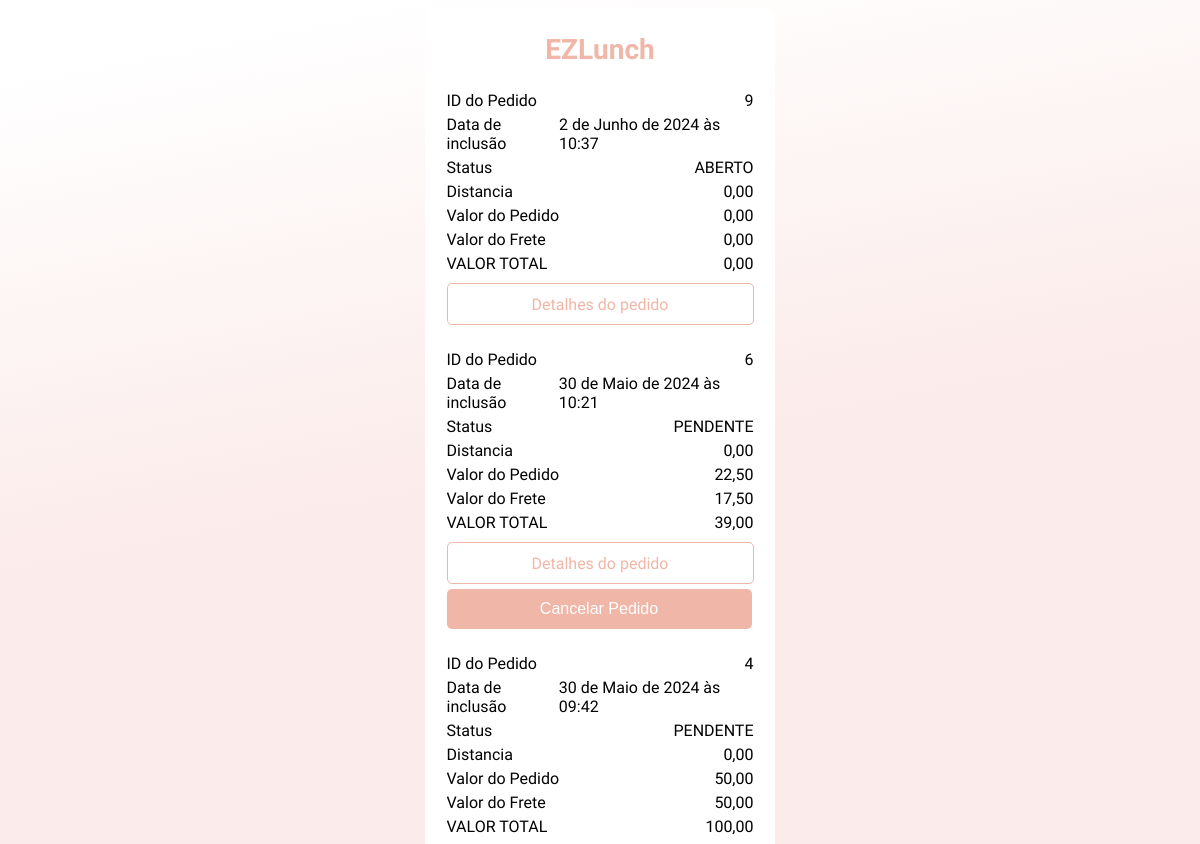
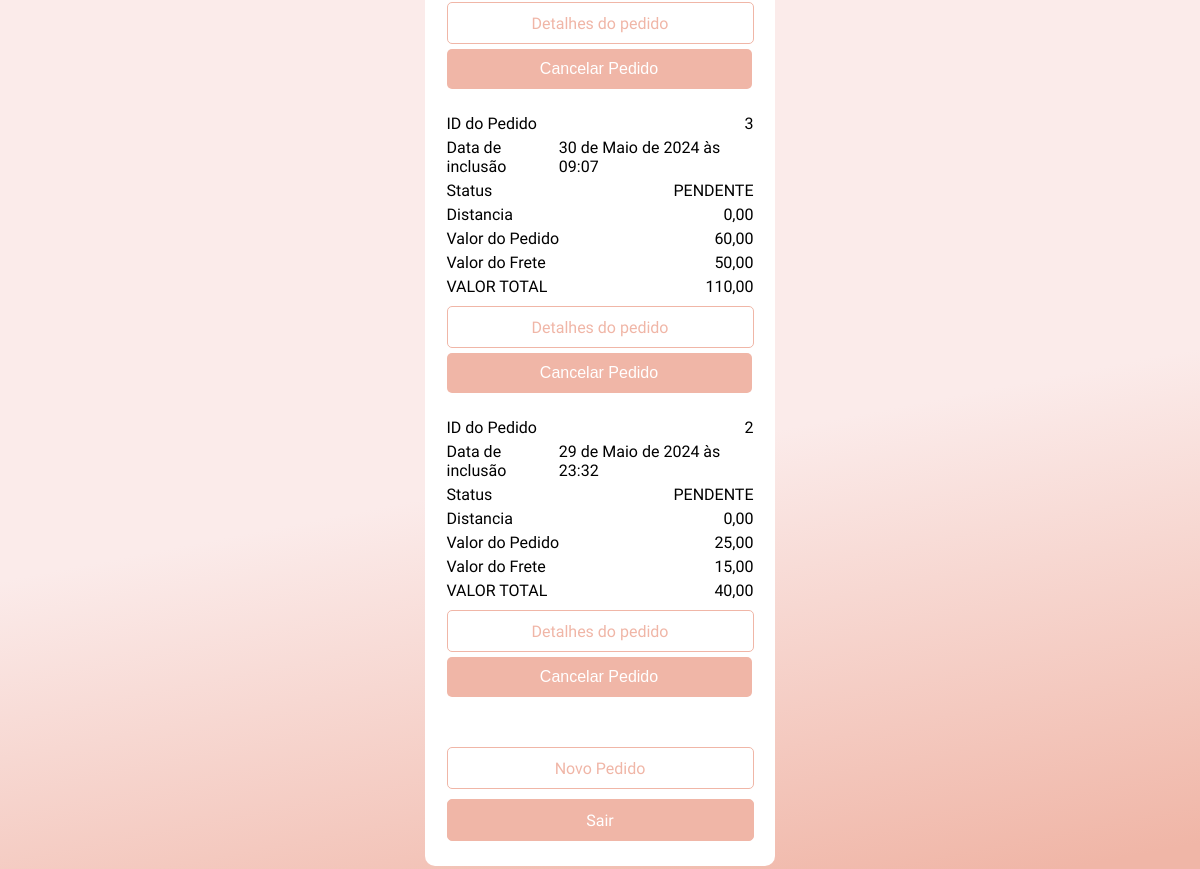
Before: / (signed in) with the older database file (2 pictures, top to bottom).
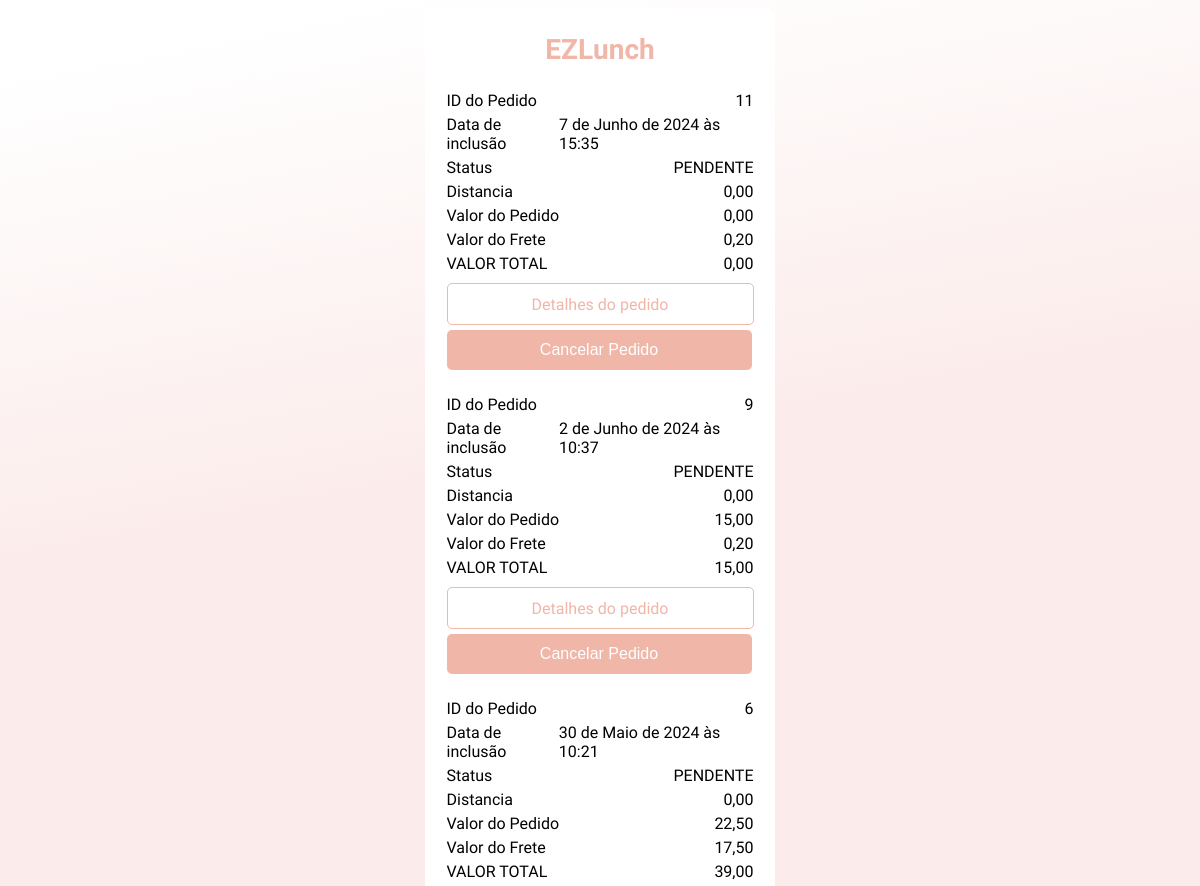
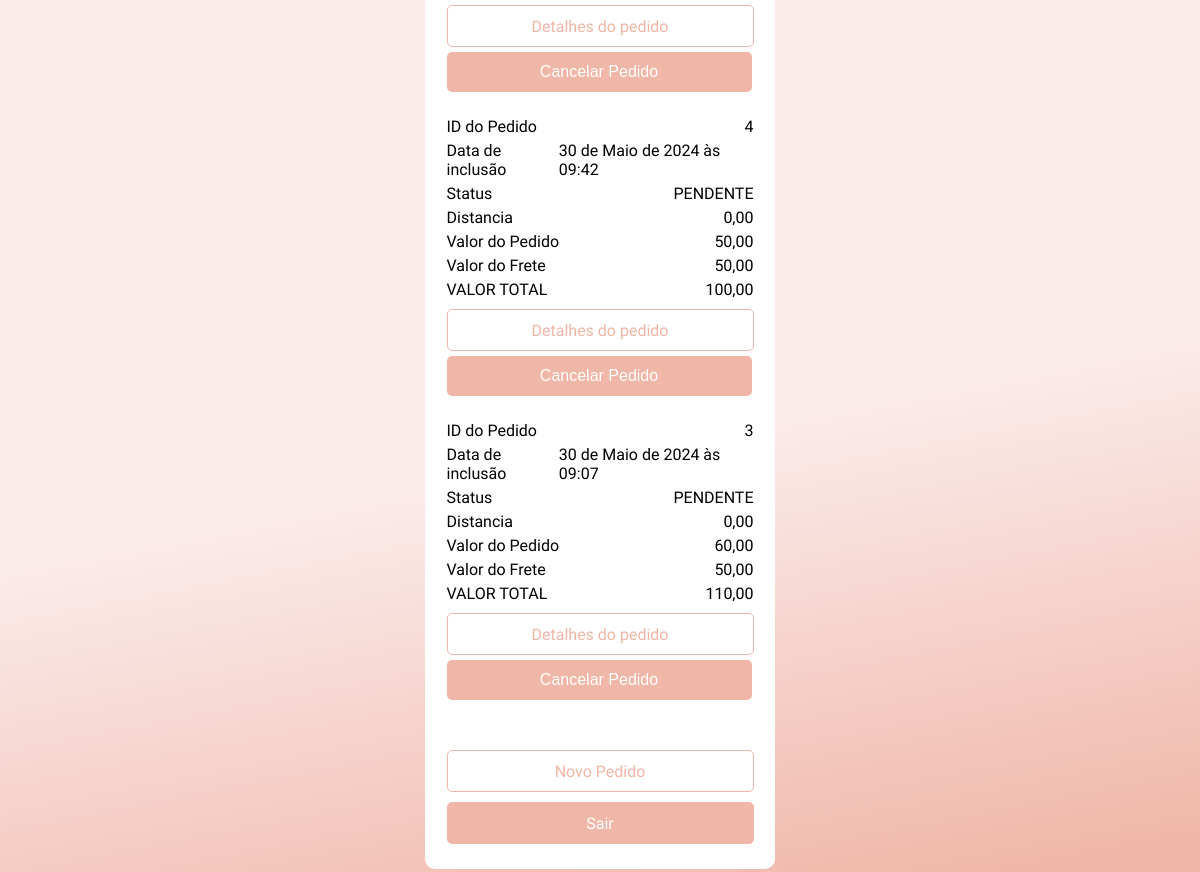
After: the same page with the newer database file (2 pictures, top to bottom).
### pedidos/models.py (models this page shows, shortened)
class Pedido(DirtyFieldsMixin, models.Model):
    STATUS = [
        ('A', 'ABERTO'),
        ('P', 'PENDENTE'),
        ('E', 'ENTREGUE'),
        ('C', 'CANCELADO')
    ]
    cliente = models.ForeignKey(User, on_delete=models.CASCADE)
    distancia = models.DecimalField(max_digits=10, decimal_places=2)
    vl_frete = models.DecimalField(max_digits=10, decimal_places=2)
    vl_pedido = models.DecimalField(max_digits=10, decimal_places=2)
    status = models.CharField(max_length=1, choices=STATUS, default='A')
    data_inclusao = models.DateTimeField("Data Inclusão", default=timezone.now)
    data_cancelado = models.DateTimeField("Data Cancelamento", blank=True, null=True)

### pedidos/views.py (the view)
# urls.py: path("", views.IndexView.as_view(), name="index"),
class IndexView(LoginRequiredMixin, generic.ListView):
    template_name = "pedidos/index.html"
    context_object_name = "latest_pedido_list"
    paginate_by = 5
    def get_queryset(self):
        return Pedido.objects.filter(~Q(status='C'), cliente_id=self.request.user.id)\
                             .select_related('cliente')\
                             .prefetch_related('item_set__marmita')\
                             .order_by("-data_inclusao")

### pedidos/templates/pedidos/index.html (shortened to what this page needs)
<!DOCTYPE html>
<html lang="pt-BR">
<head>
    <body style="background: linear-gradient( 169deg, #fff 3.66%, #fbebea 29.71%,#fbebea 73.03%, #f0b6a7 98.43% ); min-height: 97dvh; justify-content: center; display: flex; align-items: center; font-family: Montserrat, sans-serif;">
        <section style="background-color: #fff; max-width: 300px; border-radius: 10px; display: flex; flex-direction: column; gap: 25px; padding: 25px; margin: 0 auto; justify-content: center; align-items: center; color: #000;">
            <h1 style="color: #f0b6a7; margin: 0; font-size: 28px; font-family: Carter One, system-ui;">EZLunch</h1>
            {% if latest_pedido_list %}
            <div style="display: flex; flex-direction: column; gap: 25px;">
                {% for pedido in latest_pedido_list %}
                    <ul style="display: flex; flex-direction: column; gap: 5px; list-style-type: none; margin: 0; padding: 0;">
                        <li style="display: flex; justify-content: space-between;">
                            <span>ID do Pedido</span>
                            <span style="text-align: left;">{{pedido.id}}</span>
                        </li>
                        <li style="display: flex; justify-content: space-between;">
                            <span>Data de inclusão</span>
                            <span style="text-align: left;">{{pedido.data_inclusao}}</span>
                        </li>
                        <li style="display: flex; justify-content: space-between;">
                            <span>Status</span>
                            <span style="text-align: left;">{{pedido.get_status_display}}</span>
                        </li>
                        <li style="display: flex; justify-content: space-between;">
                            <span>Distancia</span>
                            <span style="text-align: left;">{{pedido.distancia}}</span>
                        </li>
                        <li style="display: flex; justify-content: space-between;">
                            <span>Valor do Pedido</span>
                            <span style="text-align: left;">{{pedido.vl_pedido}}</span>
                        </li>
                        <li style="display: flex; justify-content: space-between;">
                            <span>Valor do Frete</span>
                            <span style="text-align: left;">{{pedido.vl_frete}}</span>
                        </li>
                        <li style="display: flex; justify-content: space-between;">
                            <span>VALOR TOTAL</span>
                            <span style="text-align: left;">
                                {% with total=pedido.vl_pedido|add:pedido.vl_frete %}
                                    {{ total|floatformat:2 }}
                                {% endwith %}
                            </span>
                        </li>
                        <li>
                            {% if pedido.status == 'A'%}
                                <a style="align-items: center; background-color: #fff; border: 1px solid #f0b6a7; border-radius: 5px; color: #f0b6a7; cursor: pointer; display: flex; font-size: 16px; justify-content: center; text-decoration: none; height: 40px; width: 305px; margin-top: 5px;"
                                href="{% url 'pedidos:visualizar-carrinho' %}">Detalhes do pedido</a>
                            {% else %}
                                <a style="align-items: center; background-color: #fff; border: 1px solid #f0b6a7; border-radius: 5px; color: #f0b6a7; cursor: pointer; display: flex; font-size: 16px; justify-content: center; text-decoration: none; height: 40px; width: 305px; margin-top: 5px;"
                                href="{% url 'pedidos:detail' pedido.id %}">Detalhes do pedido</a>
                            {% endif %}
                        </li>
                        {% if pedido.status == 'P' %}
                        <li>
                            <form meliod="post" action="{% url 'pedidos:cancelar-pedido' pedido.id %}" style="display:inline;">
                                <button style="background-color: #f0b6a7; color: #fff; font-size: 16px; border: none; border-radius: 5px; cursor: pointer; height: 40px; width: 305px;"style="background-color: #f0b6a7; color: #fff; font-size: 16px; border: none; border-radius: 5px; cursor: pointer; height: 40px; width: 305px;" type="submit" onclick="return confirm('Tem certeza de que deseja cancelar este pedido?');">Cancelar Pedido</button>
                            </form>
                        </li>
                        {% endif %}
                    </ul>
                {% endfor %}
            </div>
            {% else %}
                <p>Nenhum pedido cadastrado</p>
            {% endif %}
            <div style="margin: 0; padding: 0;">
                <a style="align-items: center; background-color: #fff; border: 1px solid #f0b6a7; border-radius: 5px; color: #f0b6a7; cursor: pointer; display: flex; font-size: 16px; justify-content: center; text-decoration: none; height: 40px; width: 305px; margin-top: 25px;" href="{% url 'pedidos:adicionar-marmita' %}">Novo Pedido</a>
                <a style="align-items: center; background-color: #f0b6a7; border: 1px solid #f0b6a7; border-radius: 5px; color: #fff; cursor: pointer; display: flex; font-size: 16px; justify-content: center; text-decoration: none; height: 40px; width: 305px; margin-top: 10px;" href="{% url 'usuarios:logout' %}">Sair</a>
            </div>
        </section>
    </body>
</html>

Changed rows visible on the page:
no longer on this page (row unchanged): Pedido: id "2", data_inclusao "29 de Maio de 2024 às 23:32", status "PENDENTE", distancia "0,00", vl_pedido "25,00", vl_frete "15,00", value "40,00", shows "Detalhes do pedido", shows "Cancelar Pedido"
added Pedido: id "11", data_inclusao "7 de Junho de 2024 às 15:35", status "PENDENTE", distancia "0,00", vl_pedido "0,00", vl_frete "0,20", value "0,00", shows "Detalhes do pedido", shows "Cancelar Pedido"
changed Pedido "2 de Junho de 2024 às 10:37": status "ABERTO" → "PENDENTE"; vl_pedido "0,00" → "15,00"; vl_frete "0,00" → "0,20"; value "0,00" → "15,00"; now shows "Cancelar Pedido"
